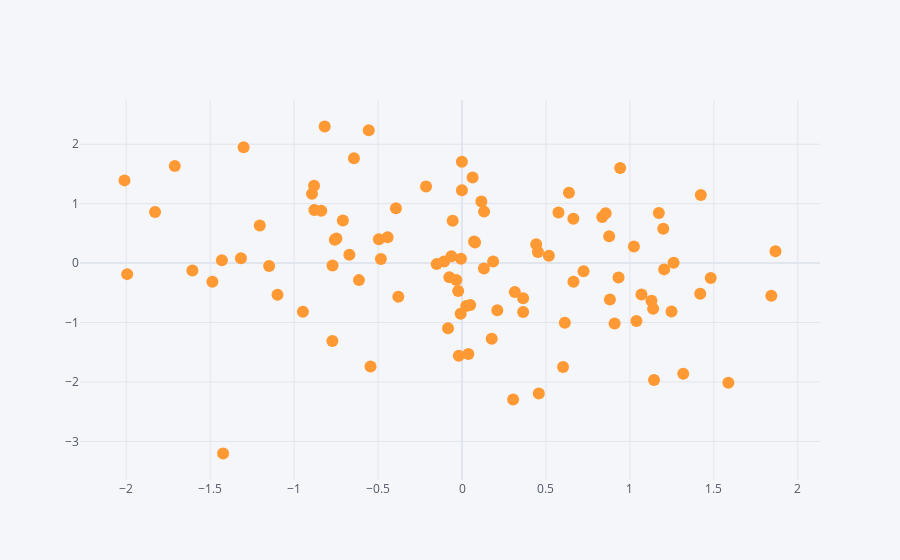

Notebook code for this chart:
### Code cell
df.iplot(kind='scatter', x='A', y='B', mode='markers')
